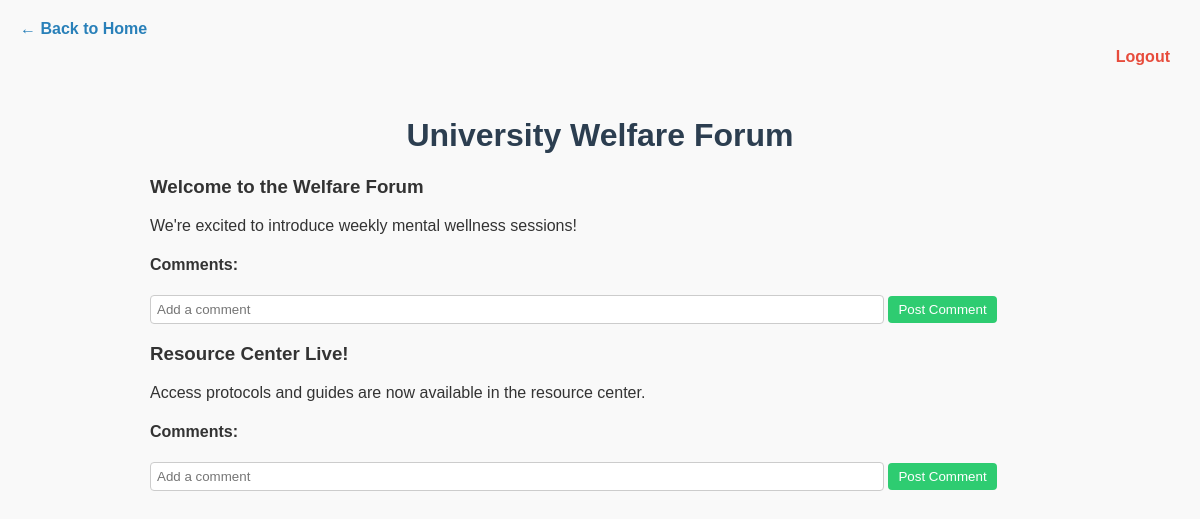
Page /forum (signed in) on the committed database.
### app/models.py (models this page shows)
class ForumPost(db.Model):
    id = db.Column(db.Integer, primary_key=True)
    title = db.Column(db.String(200), nullable=False)
    content = db.Column(db.Text, nullable=False)

### app/routes.py (the view)
@routes.route("/forum", methods=["GET"])
@login_required
def forum():
    posts = ForumPost.query.all()
    return render_template("forum.html", posts=posts)

### app/__init__.py (called while the page is built)
@login_manager.user_loader
def load_user(user_id):
    return User.query.get(int(user_id))

### app/templates/forum.html (shortened to what this page needs)
<!DOCTYPE html>
<html>
<head>
    <link rel="stylesheet" href="{{ url_for('static', filename='style.css') }}">
</head>
<body>
    <div style="margin-top: 20px;">
        <a href="/" style="text-decoration:none; color:#2980b9; font-weight:bold;">← Back to Home</a>
    </div>
    <div style="text-align:right; margin: 10px;">
        <a href="{{ url_for('routes.logout') }}" style="text-decoration:none; color:#e74c3c; font-weight:bold;">Logout</a>
    </div>
    <div class="container">
        <h1>University Welfare Forum</h1>
        {% for post in posts %}
            <div class="forum-post">
                <h3>{{ post.title }}</h3>
                <p>{{ post.content }}</p>
                <h4>Comments:</h4>
                <form action="/comment/{{ post.id }}" method="post" class="comment-form">
                    <input type="text" name="comment" placeholder="Add a comment" required>
                    <button type="submit">Post Comment</button>
                </form>
            </div>
        {% endfor %}
    </div>
</body>
</html>

### app/static/style.css (style rules this page uses)
body { font-family: Arial, sans-serif; background-color: #f9f9f9; margin: 20px; color: #333; }
h1 { color: #2c3e50; text-align: center; }
.container { max-width: 900px; margin: auto; padding: 20px; }
.comment-form { margin-top: 10px; }
.comment-form input[type="text"] { width: 80%; padding: 6px; border: 1px solid #ccc; border-radius: 4px; }
.comment-form button { padding: 6px 10px; background-color: #2ecc71; color: white; border: none; border-radius: 4px; cursor: pointer; }

### rows in the picture
ForumPost: title "Welcome to the Welfare Forum", content "We're excited to introduce weekly mental wellness sessions!"
ForumPost: title "Resource Center Live!", content "Access protocols and guides are now available in the resource center."
